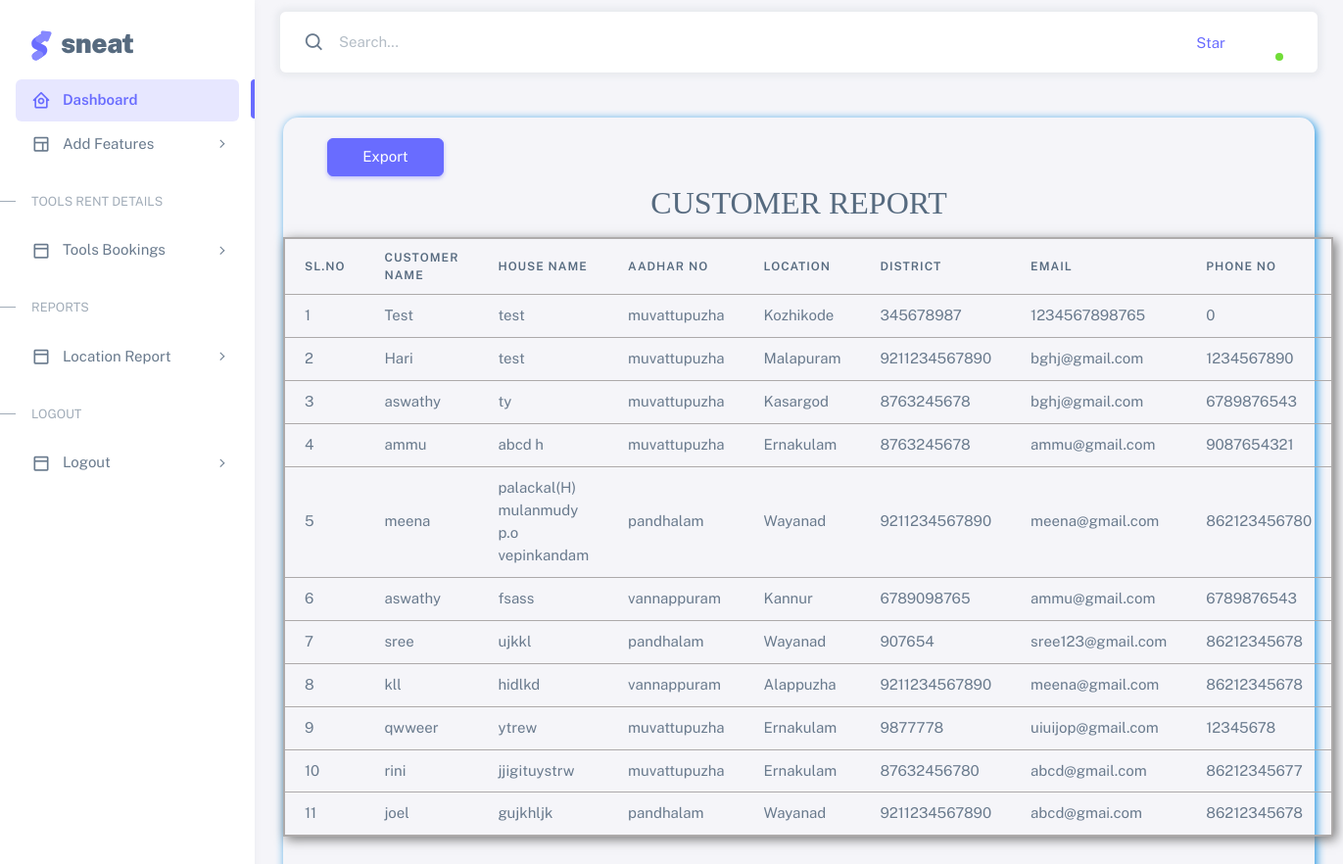
The page /Admin/report/customerreport.php on the database its author committed.
### tables this page shows
CREATE TABLE IF NOT EXISTS `tblcustomerlogin` (
  `customerid` int(11) NOT NULL AUTO_INCREMENT,
  `customername` varchar(50) NOT NULL,
  `customerhousename` varchar(150) NOT NULL,
  `districtid` int(11) NOT NULL,
  `locationid` int(11) NOT NULL,
  `pincode` int(11) NOT NULL,
  `email` varchar(150) NOT NULL,
  `contactno` bigint(20) NOT NULL,
  `aadharno` bigint(20) NOT NULL,
  `username` varchar(50) NOT NULL,
  `password` varchar(50) NOT NULL,
  PRIMARY KEY (`customerid`)
);

CREATE TABLE IF NOT EXISTS `tbllocation` (
  `districtid` int(11) NOT NULL,
  `locationid` int(11) NOT NULL AUTO_INCREMENT,
  `locationname` varchar(50) NOT NULL,
  PRIMARY KEY (`locationid`)
);

CREATE TABLE IF NOT EXISTS `tbldistrict` (
  `districtid` int(11) NOT NULL AUTO_INCREMENT,
  `districtname` varchar(25) NOT NULL,
  PRIMARY KEY (`districtid`)
);

### Admin/report/customerreport.php (the view, shortened to what this page needs)
<?php
include("header.php");
?>
<!doctype html>
<html>
<head>
</head>
<body>
<form action="../excel/.php" method="post">
<div class="logo">
              <a href="./index.php">
                <br> &nbsp; &nbsp; &nbsp; &nbsp; &nbsp; &nbsp; &nbsp;
                 <img src="img/logo.png" alt="">&nbsp; &nbsp;</a>
                 </div>
  <div class="container" style="width:100%;margin-bottom: 5%;" >
  <div class="row">
  <div class="col-md-12" style="box-shadow: 2px 2px 10px #1b93e1; border-radius:15px; top: 106px;    margin-bottom: 59px;">
  <div class="row" style="margin-left: -173%;margin-top: 2%;margin-bottom: -5%;">
      <input type="submit" name="addnew" value="Export" class="btn btn-primary" style="width: 119px;
    margin-left: 65%;">
    </div>
  <h2 style="text-align: center;margin-top: 6%;font-family: fantasy;">CUSTOMER REPORT</h2>
  <div class="form-horizontal" style="margin-left:0px;">
  <table class="table table-hover" style="border: 2px solid #adaaaa; box-shadow: 3px 3px 11px #777777; margin-bottom:7%">
  <tr>
                          <th> Sl.No </th>
                          <th> Customer Name  </th>
                          <th> House Name </th>
                          <th> Aadhar No </th>
                          <th> Location </th>
                          <th> District </th>
                          <th> Email </th>
                          <th> Phone No</th>
                        </tr>
    <?php
include("config.php");
$s=1;
$sql="select customername,customerhousename,aadharno,contactno,email,locationname,districtname from tblcustomerlogin de inner join tbldistrict d on de.districtid=d.districtid inner join tbllocation di on de.locationid=di.locationid ";
$res=mysqli_query($con,$sql);
   while($display=mysqli_fetch_array($res))
   {
    ?>
	<tr>
                          <td class="py-1"><?php echo $s++;?></td>
                          <td> <?php echo $display["customername"];?></td>
                          <td> <?php echo $display["customerhousename"];?></td>
                          <td> <?php echo $display["locationname"];?></td>
                          <td> <?php echo $display["districtname"];?></td>
                          <td> <?php echo $display["aadharno"];?></td>
                          <td> <?php echo $display["email"];?></td>
                          <td> <?php echo $display["contactno"];?></td>
                      </tr>
                      <?php
  }
  ?>
</table>
</div>
  </div>
  </div>
</div>
  </div>
  </div>
</body>
</html>

### rows shown on the page
tblcustomerlogin: customername "Test", customerhousename "test", locationid.locationname "muvattupuzha", districtid.districtname "Kozhikode", aadharno "345678987", email "1234567898765", contactno "0"
tblcustomerlogin: customername "Hari", customerhousename "test", locationid.locationname "muvattupuzha", districtid.districtname "Malapuram", aadharno "9211234567890", email "bghj@gmail.com", contactno "1234567890"
tblcustomerlogin: customername "aswathy", customerhousename "ty", locationid.locationname "muvattupuzha", districtid.districtname "Kasargod", aadharno "8763245678", email "bghj@gmail.com", contactno "6789876543"
tblcustomerlogin: customername "ammu", customerhousename "abcd h", locationid.locationname "muvattupuzha", districtid.districtname "Ernakulam", aadharno "8763245678", email "ammu@gmail.com", contactno "9087654321"
tblcustomerlogin: customername "meena", customerhousename "palackal(H) mulanmudy p.o vepinkandam", locationid.locationname "pandhalam", districtid.districtname "Wayanad", aadharno "9211234567890", email "meena@gmail.com", contactno "862123456780"
tblcustomerlogin: customername "aswathy", customerhousename "fsass", locationid.locationname "vannappuram", districtid.districtname "Kannur", aadharno "6789098765", email "ammu@gmail.com", contactno "6789876543"
tblcustomerlogin: customername "sree", customerhousename "ujkkl", locationid.locationname "pandhalam", districtid.districtname "Wayanad", aadharno "907654", email "sree123@gmail.com", contactno "86212345678"
tblcustomerlogin: customername "kll", customerhousename "hidlkd", locationid.locationname "vannappuram", districtid.districtname "Alappuzha", aadharno "9211234567890", email "meena@gmail.com", contactno "86212345678"
tblcustomerlogin: customername "qwweer", customerhousename "ytrew", locationid.locationname "muvattupuzha", districtid.districtname "Ernakulam", aadharno "9877778", email "uiuijop@gmail.com", contactno "12345678"
tblcustomerlogin: customername "rini", customerhousename "jjigituystrw", locationid.locationname "muvattupuzha", districtid.districtname "Ernakulam", aadharno "87632456780", email "abcd@gmail.com", contactno "86212345677"
tblcustomerlogin: customername "joel", customerhousename "gujkhljk", locationid.locationname "pandhalam", districtid.districtname "Wayanad", aadharno "9211234567890", email "abcd@gmai.com", contactno "86212345678"
